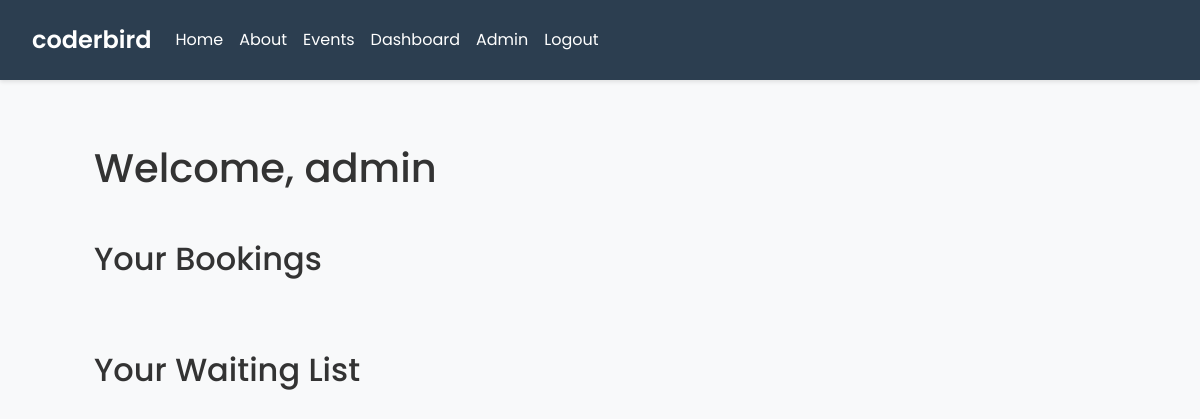
Before: /dashboard (signed in) with the older database file.
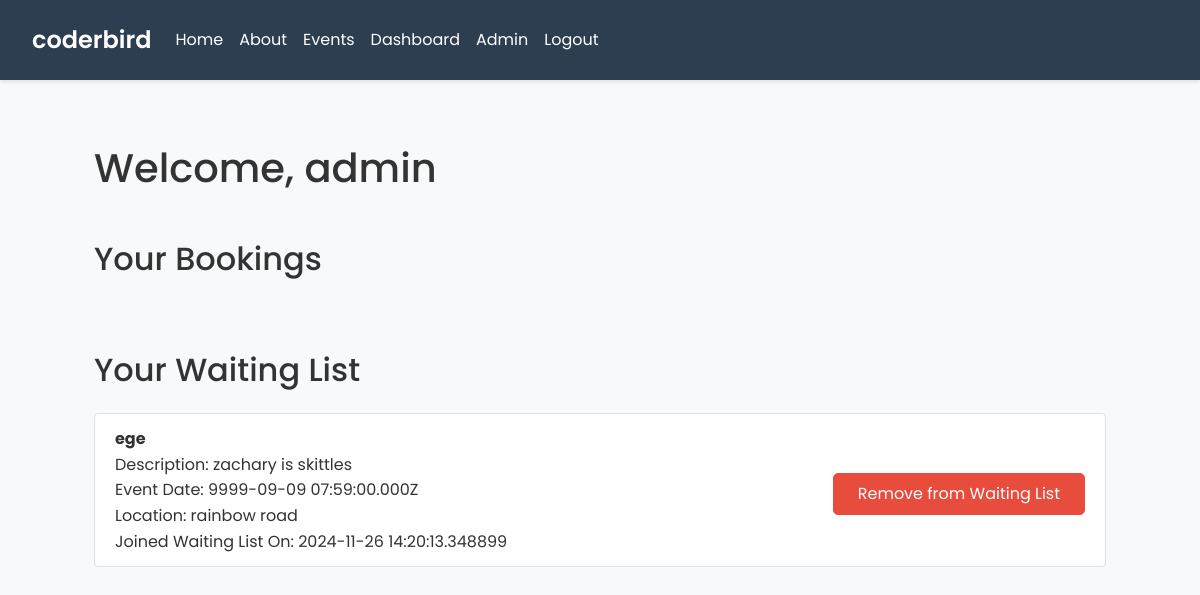
After: the same page with the newer database file.
### tables this page shows
CREATE TABLE `waiting_list` (`created` TEXT DEFAULT (strftime('%Y-%m-%d %H:%M:%fZ')) NOT NULL, `eventID` TEXT DEFAULT '' NOT NULL, `id` TEXT PRIMARY KEY DEFAULT ('r'||lower(hex(randomblob(7)))) NOT NULL, `timestamp` TEXT DEFAULT '' NOT NULL, `updated` TEXT DEFAULT (strftime('%Y-%m-%d %H:%M:%fZ')) NOT NULL, `userID` TEXT DEFAULT '' NOT NULL);

CREATE TABLE `events` (`created` TEXT DEFAULT (strftime('%Y-%m-%d %H:%M:%fZ')) NOT NULL, `desc` TEXT DEFAULT '' NOT NULL, `event_date` TEXT DEFAULT '' NOT NULL, `id` TEXT PRIMARY KEY DEFAULT ('r'||lower(hex(randomblob(7)))) NOT NULL, `location` TEXT DEFAULT '' NOT NULL, `max_participants` NUMERIC DEFAULT 0 NOT NULL, `title` TEXT DEFAULT '' NOT NULL, `updated` TEXT DEFAULT (strftime('%Y-%m-%d %H:%M:%fZ')) NOT NULL, "participants" NUMERIC DEFAULT 0 NOT NULL);

### main.py (the view)
@app.route('/dashboard')
def dashboard():
    if not is_logged_in():
        flash('Login to access this page.', 'warning')
        return redirect(url_for('login'))
    conn = get_db_connection()
    cursor = conn.cursor()
    cursor.execute('''
        SELECT bookings.*, events.title, events.desc, events.event_date, events.location
        FROM bookings
        JOIN events ON bookings.eventID = events.id
        WHERE bookings.userID = ?
    ''', (session['user_id'],))
    bookings = cursor.fetchall()
    cursor.execute('''
        SELECT waiting_list.*, events.title, events.desc, events.event_date, events.location
        FROM waiting_list
        JOIN events ON waiting_list.eventID = events.id
        WHERE waiting_list.userID = ?
    ''', (session['user_id'],))
    waiting_list = cursor.fetchall()
    close_db_connection(conn)
    return render_template('dashboard.html', is_logged_in=is_logged_in, is_admin=is_admin, bookings=bookings, waiting_list=waiting_list)

### main.py (called while the page is built)
def is_logged_in():
    return 'user_id' in session

def is_admin():
    if not is_logged_in():
        pass
    else:
        conn = get_db_connection()
        cursor = conn.cursor()
        cursor.execute('SELECT * FROM users WHERE email = ?', (session['email'],))
        user = cursor.fetchone()
        close_db_connection(conn)
        return user['admin']

def get_db_connection():
    conn = sqlite3.connect(r'pb_data\data.db')
    conn.row_factory = sqlite3.Row
    return conn

def close_db_connection(conn):
    conn.close()

### templates/dashboard.html (shortened to what this page needs)
{% extends 'base.html' %}
{% block content %}
    <div class="container">
        <h1>Welcome, {{ session['username'] }}</h1>
        <h2 class="mt-5">Your Bookings</h2>
        <h2 class="mt-5">Your Waiting List</h2>
        <ul class="list-group mt-4">
            {% for waiting in waiting_list %}
                <li class="list-group-item">
                    <div class="d-flex justify-content-between align-items-center">
                        <div>
                            <strong>{{ waiting['title'] }}</strong><br>
                            Description: {{ waiting['desc'] }}<br>
                            Event Date: {{ waiting['event_date'] }}<br>
                            Location: {{ waiting['location'] }}<br>
                            Joined Waiting List On: {{ waiting['timestamp'] }}<br>
                        </div>
                        <div>
                            <form method="POST" action="{{ url_for('remove_from_waiting_list', waiting_id=waiting['id']) }}">
                                <button type="submit" class="btn btn-danger mt-2">Remove from Waiting List</button>
                            </form>
                        </div>
                    </div>
                </li>
            {% endfor %}
        </ul>
    </div>
{% endblock %}

Changed rows visible on the page:
added waiting_list: title "ege", desc "zachary is skittles", event_date "9999-09-09 07:59:00.000Z", location "rainbow road", timestamp "2024-11-26 14:20:13.348899"
